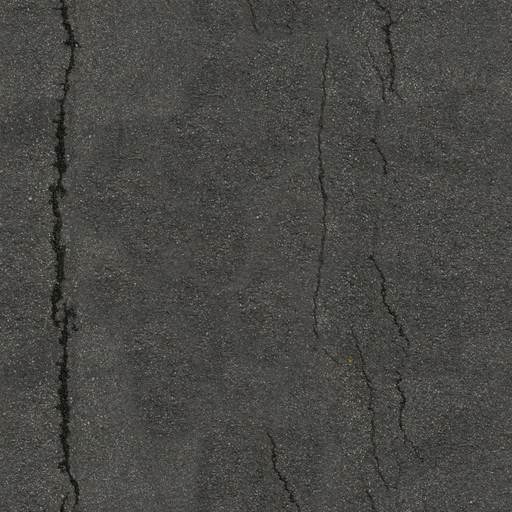
#> input picture assets/tex/asphalt.jpg, 512 x 512 px, given in place of asphalt_02_diff.jpg, which was not available
$ python tex_pack.py
#> lines starting #> are read from the running program, lines starting #| are printed output that depends on the picture; pictures that were not available may be replaced by others from this repository, and a replacement may not be noted
import os, json
import numpy as np
from PIL import Image, ImageFilter

SRC = os.path.join('data', '_tex', 'src')
OUT = os.path.join('assets', 'tex')
os.makedirs(OUT, exist_ok=True)
# key -> (Poly Haven id, tile size in metres)
MAP = {
    'asphalt': ('asphalt_02', 3.0), 'concrete': ('concrete_floor_worn_001', 3.0), 'pavers': ('square_tiles_03', 2.0), 'grass': ('leafy_grass', 2.0),
    'dirt': ('brown_mud_dry', 1.3), 'gravel': ('gravel_floor_02', 2.0), 'sand': ('coast_sand_01', 15.0), 'brick': ('red_brick_03', 1.0),
    'stucco': ('beige_wall_001', 3.0), 'corr': ('corrugated_iron', 1.12), 'shingles': ('roof_slates_03', 3.0), 'membrane': ('tarred_gravel', 2.2), 'rock': ('rock_05', 1.5), 'bark': ('bark_brown_02', 1.0),
}
# mean colour of the procedural textures these replace: the palette tints in the world assume it, so the photos keep the look and add the detail
PROC = {
    'concrete': (0.676, 0.668, 0.645), 'pavers': (0.59, 0.481, 0.441), 'grass': (0.32, 0.41, 0.17), 'dirt': (0.47, 0.38, 0.27), 'sand': (0.78, 0.7, 0.54),
    'brick': (0.822, 0.78, 0.744), 'stucco': (0.834, 0.821, 0.8), 'shingles': (0.641, 0.641, 0.641), 'membrane': (0.583, 0.583, 0.571), 'rock': (0.47, 0.42, 0.36), 'bark': (0.42, 0.33, 0.25),
}
S = 512
# flat-field: divide out the large-scale brightness of the scan (wrap-around blur) so repeated tiles do not show as a grid
FLAT = {'grass': 0.95, 'dirt': 0.9, 'sand': 0.9, 'gravel': 0.8, 'rock': 0.8, 'concrete': 0.9, 'stucco': 0.9, 'membrane': 0.9, 'asphalt': 0.7, 'bark': 0.6}
def flatten(d, strength):
    img = Image.fromarray((np.clip(d, 0, 1) * 255 + 0.5).astype(np.uint8))
    big = Image.new('RGB', (S * 3, S * 3))
    for i in range(3):
        for j in range(3): big.paste(img, (i * S, j * S))
    low = np.asarray(big.filter(ImageFilter.GaussianBlur(S / 7)).crop((S, S, 2 * S, 2 * S))).astype(np.float32) / 255.0
    mean = low.reshape(-1, 3).mean(0)
    return d * (mean / np.maximum(low, 0.02)) ** strength
index = {}
for key, (pid, size) in MAP.items():
    diff = Image.open(os.path.join(SRC, f'{pid}_diff.jpg')).convert('RGB').resize((S, S), Image.LANCZOS)
#> diff is the input picture: PIL image 512x512 RGB; mean R, G, B 72.4, 72.4, 67.8
    nor = Image.open(os.path.join(SRC, f'{pid}_nor.jpg')).convert('RGB').resize((S, S), Image.LANCZOS)
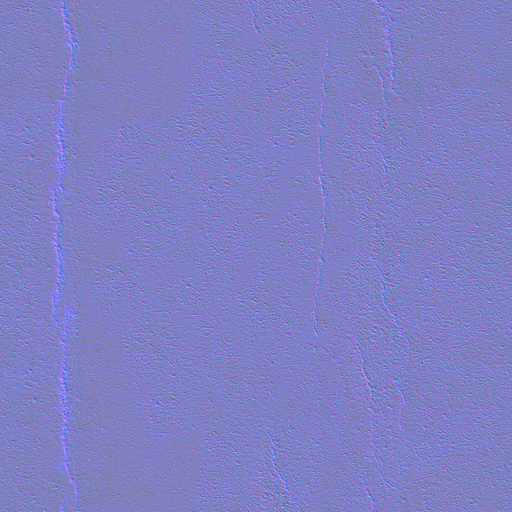
#> input picture assets/tex/asphalt_n.png, 512 x 512 px, given in place of asphalt_02_nor.jpg, which was not available
#> nor is the input picture: PIL image 512x512 RGB; mean R, G, B 126.7, 127, 196.4
    arm = Image.open(os.path.join(SRC, f'{pid}_arm.jpg')).convert('RGB').resize((S, S), Image.LANCZOS)
    d = np.asarray(diff).astype(np.float32) / 255.0
    a = np.asarray(arm).astype(np.float32) / 255.0
    n = np.asarray(nor).astype(np.uint8)
    ao = a[..., 0:1]
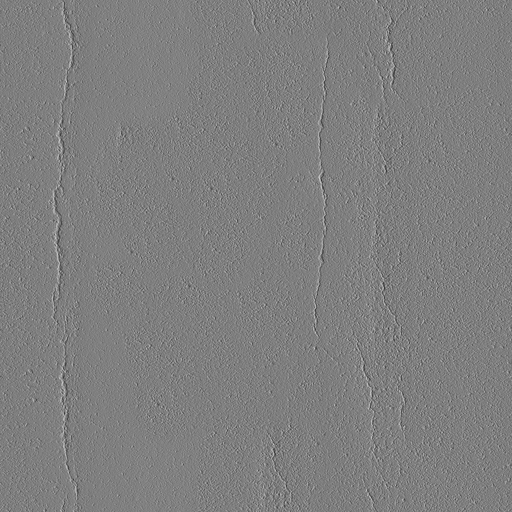
#> ao: shape (512, 512, 1) float32; min 0.192, max 0.804, mean 0.497
    d = d * (1.0 - 0.7 * (1.0 - ao))
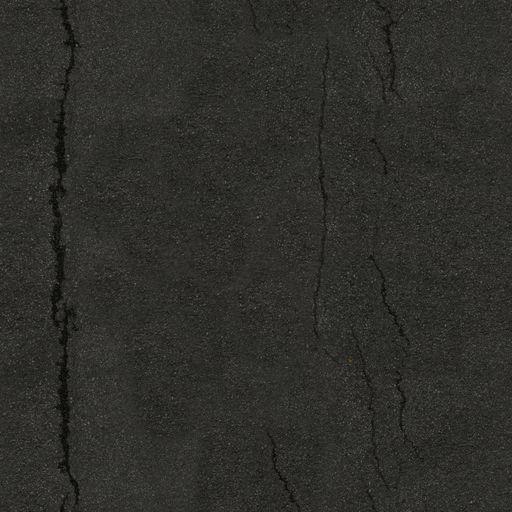
#> d: shape (512, 512, 3) float32; mean R, G, B 0.184, 0.184, 0.172
    if key in FLAT: d = flatten(d, FLAT[key])
#> in flatten, `big = Image.new('RGB', (S * 3, S * 3))`: big: PIL image 1536x1536 RGB; every value is 0
#> in flatten, `low = np.asarray(big.filter(ImageFilter.GaussianBlur(S / 7)).crop((S, ..`:
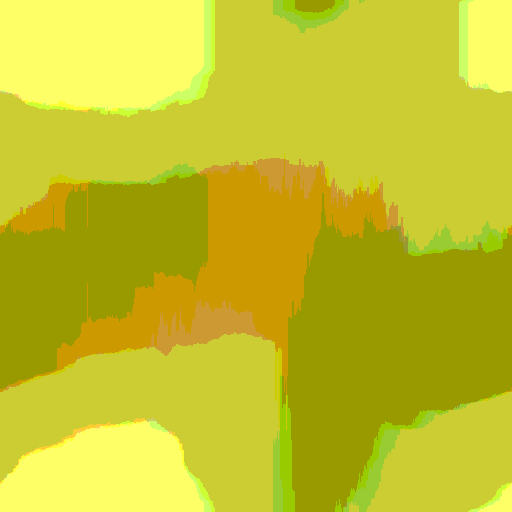
#> low: shape (512, 512, 3) float32; mean R, G, B 0.183, 0.183, 0.171; drawn with min black and max white
#> in flatten, `mean = low.reshape(-1, 3).mean(0)`: mean = [0.183, 0.183, 0.171]
    if key in PROC:
        g = np.array(PROC[key], dtype=np.float32) / np.maximum(d.reshape(-1, 3).mean(0), 1e-4)
        d = d * g
        d = np.where(d > 0.8, 0.8 + (1 - np.exp(-(d - 0.8) * 5)) * 0.2 / 1.0, d)
    Image.fromarray((np.clip(d, 0, 1) * 255 + 0.5).astype(np.uint8)).save(os.path.join(OUT, f'{key}.jpg'), quality=90, optimize=True)
    nr = np.dstack([n[..., 0], n[..., 1], (a[..., 1] * 255 + 0.5).astype(np.uint8)])
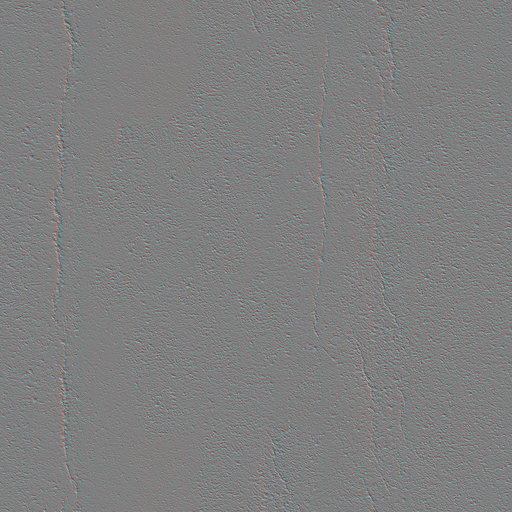
#> nr: shape (512, 512, 3); mean R, G, B 126.7, 127, 127
    Image.fromarray(nr).save(os.path.join(OUT, f'{key}_n.png'), optimize=True)
    mean = float(np.clip(d, 0, 1).mean())
#> mean = 0.18
    index[key] = {'src': pid, 'size': size, 'mean': round(mean, 3)}
    print(key, pid, 'mean albedo', round(mean, 3), 'rough', round(float(a[..., 1].mean()), 2))
#| asphalt asphalt_02 mean albedo 0.18 rough 0.5
#> (the run stopped early here; a loop or call above may not have finished)
